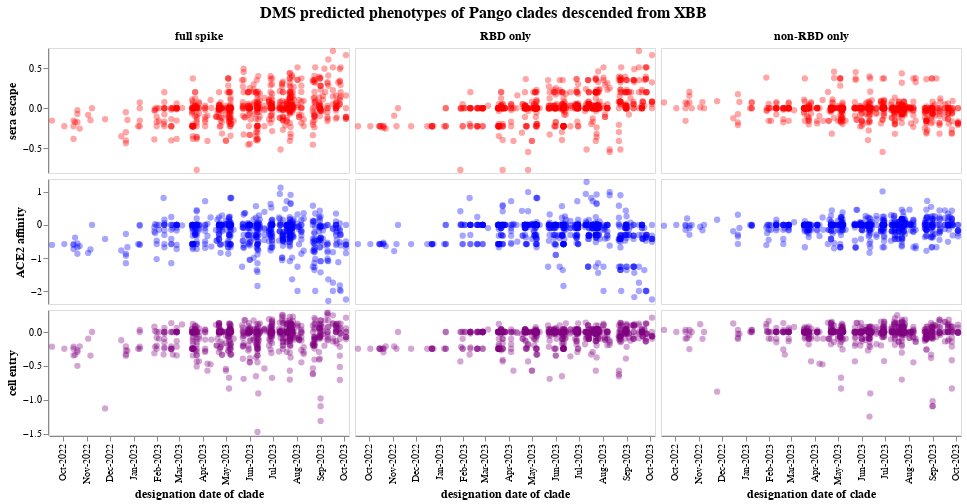

Notebook cell for this chart:
### Markdown cell above
## Plot phenotypes of Pango clades
Plot phenotypes of Pango clades versus their designation dates:

### Code cell
region_cols = {
    "phenotype": "full spike",
    "phenotype_RBD_only": "RBD only",
    "phenotype_nonRBD_only": "non-RBD only",
}

pango_chart_df = (
    pango_dms_df
    .melt(
        id_vars=[c for c in pango_dms_df if c not in region_cols],
        value_vars=region_cols,
        var_name="spike_region",
        value_name="phenotype value",
    )
    .assign(
        spike_region=lambda x: x["spike_region"].map(region_cols),
    )
    .rename(columns={f"muts_from_{dms_clade}_missing_data": "muts_missing_data"})
)

# columns cannot have "." in them for Altair
col_renames = {c: c.replace(".", "_") for c in pango_chart_df.columns if "." in c}
col_renames_rev = {v: k for (k, v) in col_renames.items()}
pango_chart_df = pango_chart_df.rename(columns=col_renames)

clade_selection = alt.selection_point(fields=["clade"], on="mouseover", empty=False)

base_pango_chart = (
    alt.Chart(pango_chart_df)
    .encode(
        tooltip=[
            alt.Tooltip(c, title=col_renames_rev[c] if c in col_renames_rev else c)
            for c in pango_chart_df.columns
        ],
        opacity=alt.condition(clade_selection, alt.value(1), alt.value(0.35)),
        size=alt.condition(clade_selection, alt.value(60), alt.value(40)),
        strokeWidth=alt.condition(clade_selection, alt.value(2), alt.value(0)),
        color=alt.Color(
            "DMS_phenotype",
            legend=None,
            scale=alt.Scale(
                range=list(phenotype_colors.values()),
                domain=list(phenotype_colors.keys()),
            ),
        ),
    )
    .mark_circle(stroke="black")
    .properties(width=300, height=125)
)

phenotype_pango_charts = []
for phenotype in phenotypes:
    first_row = (phenotype == phenotypes[0])
    last_row = (phenotype == phenotypes[-1])
    phenotype_pango_charts.append(
        base_pango_chart
        .transform_filter(alt.datum["DMS_phenotype"] == phenotype)
        .encode(
            x=alt.X(
                "date",
                title="designation date of clade" if last_row else None,
                axis=(
                    alt.Axis(titleFontSize=12, labelOverlap=True, format="%b-%Y", labelAngle=-90)
                    if last_row
                    else None
                ),
                scale=alt.Scale(nice=False, padding=3),
            ),
            y=alt.Y(
                "phenotype value",
                title=phenotype,
                axis=alt.Axis(titleFontSize=12),
                scale=alt.Scale(nice=False, padding=3),
            ),
            column=alt.Column(
                "spike_region",
                sort=list(region_cols),
                title=None,
                header=(
                    alt.Header(labelFontSize=12, labelFontStyle="bold", labelPadding=4)
                    if first_row
                    else None
                ),
                spacing=4,
            ),
        )
    )

pango_chart = (
    alt.vconcat(*phenotype_pango_charts, spacing=4)
    .configure_axis(grid=False)
    .add_params(clade_selection)
    .properties(        
        title=alt.TitleParams(
            f"DMS predicted phenotypes of Pango clades descended from {', '.join(starting_clades)}",
            anchor="middle",
            fontSize=16,
            dy=-5,
        ),
    )
)

print(f"Saving chart to {pango_by_date_html}")
pango_chart.save(pango_by_date_html)

pango_chart

### Figure 1 — Vega-Lite specification as saved in the notebook (floating-point values rounded to 4 significant figures; data arrays with more than 128 entries replaced by an {"elided": "..."} marker saying what was removed)
{"config": {"view": {"continuousWidth": 300, "continuousHeight": 300}, "axis": {"grid": false}}, "vconcat": [{"mark": {"type": "circle", "stroke": "black"}, "encoding": {"color": {"field": "DMS_phenotype", "legend": null, "scale": {"domain": ["sera escape", "ACE2 affinity", "cell entry"], "range": ["red", "blue", "purple"]}, "type": "nominal"}, "column": {"field": "spike_region", "header": {"labelFontSize": 12, "labelFontStyle": "bold", "labelPadding": 4}, "sort": ["phenotype", "phenotype_RBD_only", "phenotype_nonRBD_only"], "spacing": 4, "title": null, "type": "nominal"}, "opacity": {"condition": {"param": "param_1", "value": 1, "empty": false}, "value": 0.35}, "size": {"condition": {"param": "param_1", "value": 60, "empty": false}, "value": 40}, "strokeWidth": {"condition": {"param": "param_1", "value": 2, "empty": false}, "value": 0}, "tooltip": [{"field": "clade", "title": "clade", "type": "nominal"}, {"field": "date", "title": "date", "type": "temporal"}, {"field": "n_child_clades", "title": "n_child_clades", "type": "quantitative"}, {"field": "muts_from_XBB_1_5", "title": "muts_from_XBB.1.5", "type": "nominal"}, {"field": "muts_missing_data", "title": "muts_missing_data", "type": "nominal"}, {"field": "DMS_phenotype", "title": "DMS_phenotype", "type": "nominal"}, {"field": "spike_region", "title": "spike_region", "type": "nominal"}, {"field": "phenotype value", "title": "phenotype value", "type": "quantitative"}], "x": {"axis": null, "field": "date", "scale": {"nice": false, "padding": 3}, "title": null, "type": "temporal"}, "y": {"axis": {"titleFontSize": 12}, "field": "phenotype value", "scale": {"nice": false, "padding": 3}, "title": "sera escape", "type": "quantitative"}}, "height": 125, "name": "view_1", "transform": [{"filter": "(datum['DMS_phenotype'] === 'sera escape')"}], "width": 300}, {"mark": {"type": "circle", "stroke": "black"}, "encoding": {"color": {"field": "DMS_phenotype", "legend": null, "scale": {"domain": ["sera escape", "ACE2 affinity", "cell entry"], "range": ["red", "blue", "purple"]}, "type": "nominal"}, "column": {"field": "spike_region", "header": null, "sort": ["phenotype", "phenotype_RBD_only", "phenotype_nonRBD_only"], "spacing": 4, "title": null, "type": "nominal"}, "opacity": {"condition": {"param": "param_1", "value": 1, "empty": false}, "value": 0.35}, "size": {"condition": {"param": "param_1", "value": 60, "empty": false}, "value": 40}, "strokeWidth": {"condition": {"param": "param_1", "value": 2, "empty": false}, "value": 0}, "tooltip": [{"field": "clade", "title": "clade", "type": "nominal"}, {"field": "date", "title": "date", "type": "temporal"}, {"field": "n_child_clades", "title": "n_child_clades", "type": "quantitative"}, {"field": "muts_from_XBB_1_5", "title": "muts_from_XBB.1.5", "type": "nominal"}, {"field": "muts_missing_data", "title": "muts_missing_data", "type": "nominal"}, {"field": "DMS_phenotype", "title": "DMS_phenotype", "type": "nominal"}, {"field": "spike_region", "title": "spike_region", "type": "nominal"}, {"field": "phenotype value", "title": "phenotype value", "type": "quantitative"}], "x": {"axis": null, "field": "date", "scale": {"nice": false, "padding": 3}, "title": null, "type": "temporal"}, "y": {"axis": {"titleFontSize": 12}, "field": "phenotype value", "scale": {"nice": false, "padding": 3}, "title": "ACE2 affinity", "type": "quantitative"}}, "height": 125, "name": "view_2", "transform": [{"filter": "(datum['DMS_phenotype'] === 'ACE2 affinity')"}], "width": 300}, {"mark": {"type": "circle", "stroke": "black"}, "encoding": {"color": {"field": "DMS_phenotype", "legend": null, "scale": {"domain": ["sera escape", "ACE2 affinity", "cell entry"], "range": ["red", "blue", "purple"]}, "type": "nominal"}, "column": {"field": "spike_region", "header": null, "sort": ["phenotype", "phenotype_RBD_only", "phenotype_nonRBD_only"], "spacing": 4, "title": null, "type": "nominal"}, "opacity": {"condition": {"param": "param_1", "value": 1, "empty": false}, "value": 0.35}, "size": {"condition": {"param": "param_1", "value": 60, "empty": false}, "value": 40}, "strokeWidth": {"condition": {"param": "param_1", "value": 2, "empty": false}, "value": 0}, "tooltip": [{"field": "clade", "title": "clade", "type": "nominal"}, {"field": "date", "title": "date", "type": "temporal"}, {"field": "n_child_clades", "title": "n_child_clades", "type": "quantitative"}, {"field": "muts_from_XBB_1_5", "title": "muts_from_XBB.1.5", "type": "nominal"}, {"field": "muts_missing_data", "title": "muts_missing_data", "type": "nominal"}, {"field": "DMS_phenotype", "title": "DMS_phenotype", "type": "nominal"}, {"field": "spike_region", "title": "spike_region", "type": "nominal"}, {"field": "phenotype value", "title": "phenotype value", "type": "quantitative"}], "x": {"axis": {"format": "%b-%Y", "labelAngle": -90, "labelOverlap": true, "titleFontSize": 12}, "field": "date", "scale": {"nice": false, "padding": 3}, "title": "designation date of clade", "type": "temporal"}, "y": {"axis": {"titleFontSize": 12}, "field": "phenotype value", "scale": {"nice": false, "padding": 3}, "title": "cell entry", "type": "quantitative"}}, "height": 125, "name": "view_3", "transform": [{"filter": "(datum['DMS_phenotype'] === 'cell entry')"}], "width": 300}], "data": {"name": "data-97dd1ef528e88678d4074c9e4c9c3192"}, "params": [{"name": "param_1", "select": {"type": "point", "fields": ["clade"], "on": "mouseover"}, "views": ["view_1", "view_2", "view_3"]}], "spacing": 4, "title": {"text": "DMS predicted phenotypes of Pango clades descended from XBB", "anchor": "middle", "dy": -5, "fontSize": 16}, "$schema": "https://vega.github.io/schema/vega-lite/v5.15.1.json", "datasets": {"data-97dd1ef528e88678d4074c9e4c9c3192": {"elided": "5922 records"}}}
